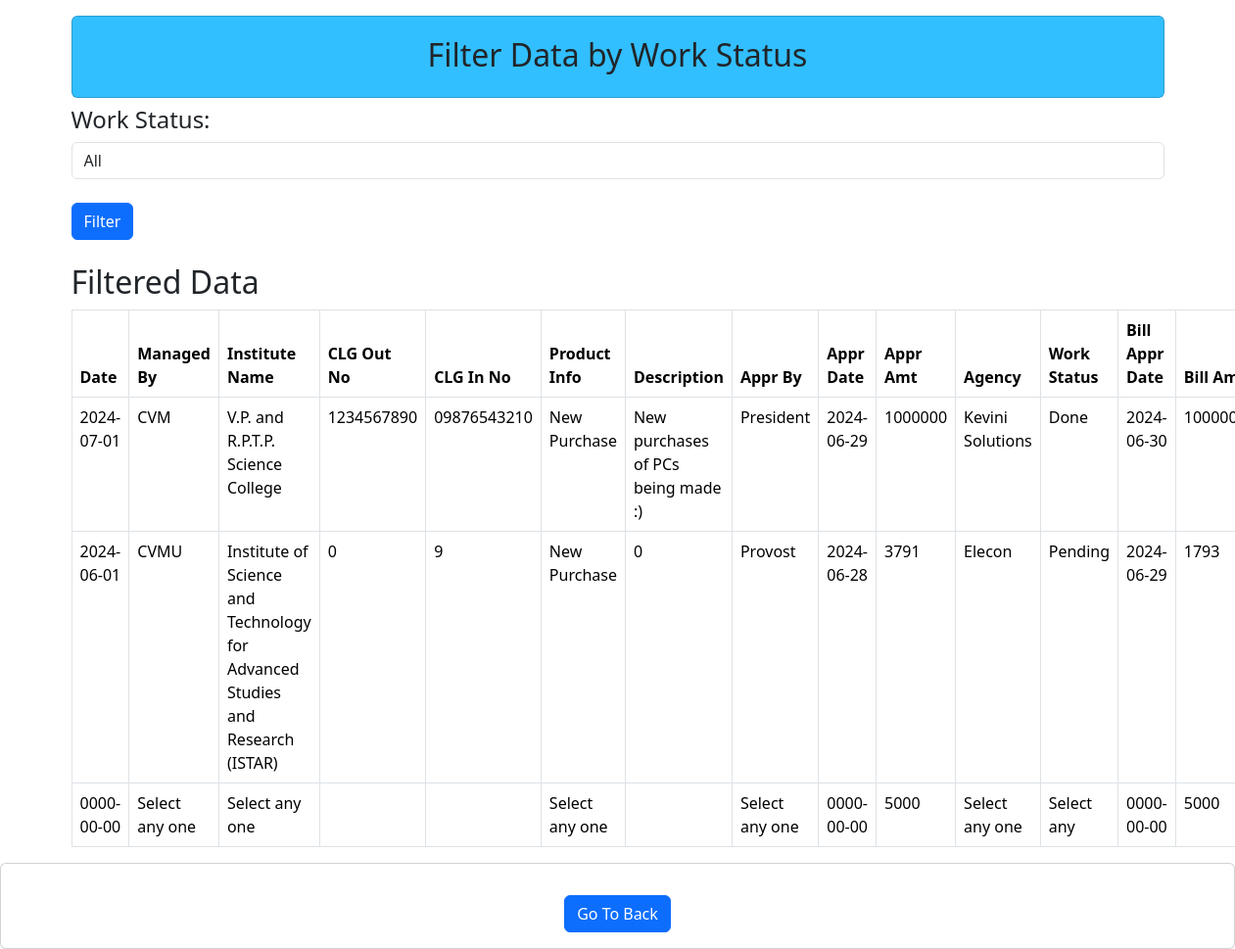
The page /filters.php on the database as committed earlier.
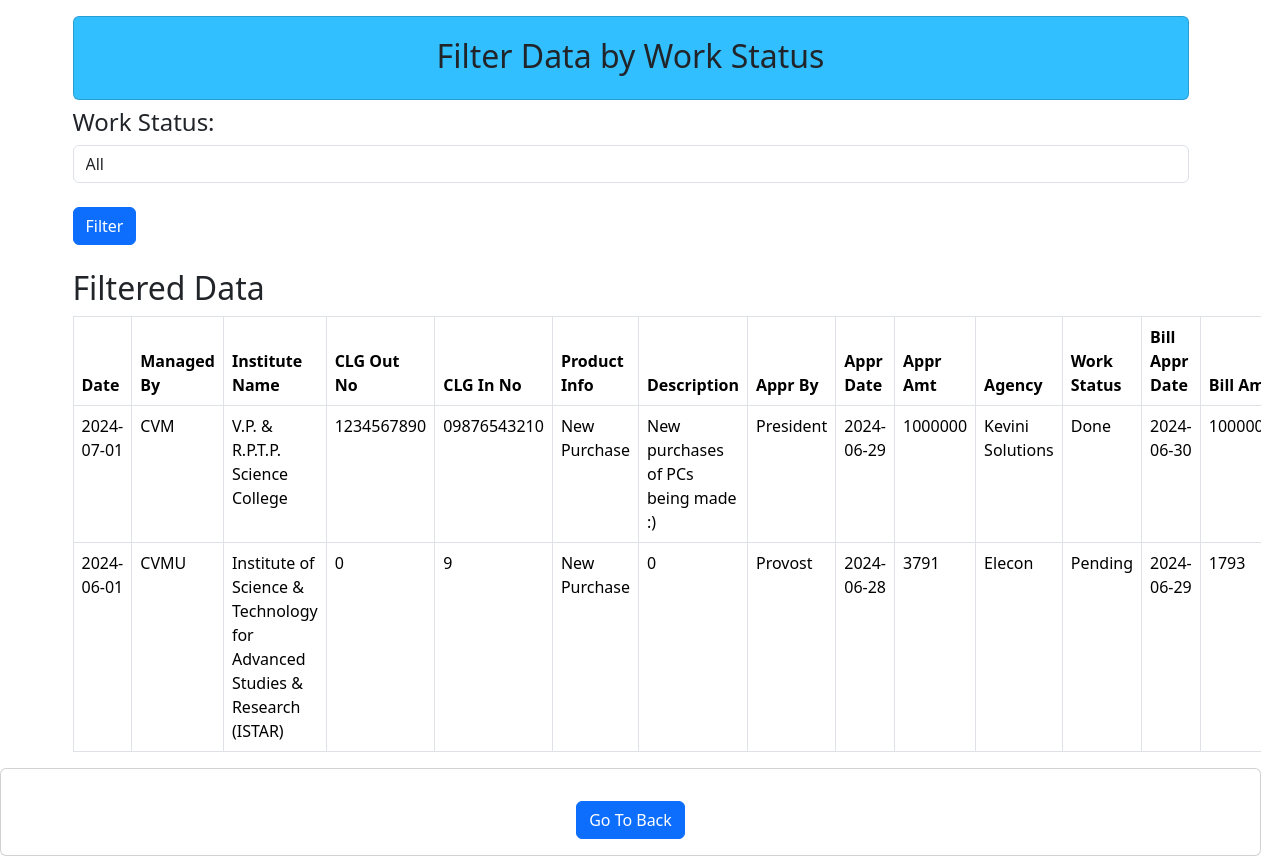
The same page on the database as committed later.
### tables this page shows
CREATE TABLE `data` (
  `id` int(11) NOT NULL,
  `date` date NOT NULL,
  `managed_by` varchar(20) NOT NULL,
  `institute_name` varchar(2048) NOT NULL,
  `clg_out_no` varchar(128) NOT NULL,
  `clg_in_no` varchar(128) NOT NULL,
  `product_info` varchar(30) NOT NULL,
  `description` varchar(5000) NOT NULL,
  `appr_by` varchar(30) NOT NULL,
  `appr_date` date NOT NULL,
  `appr_amt` bigint(10) NOT NULL,
  `agency` varchar(50) NOT NULL,
  `work_status` varchar(10) NOT NULL,
  `bill_appr_date` date NOT NULL,
  `bill_amt` bigint(10) NOT NULL,
  `created_at` date NOT NULL DEFAULT current_timestamp()
);

### filters2.php (the view, shortened to what this page needs)
<?php
require "./PHP/connection.php";
$sql = "SELECT * FROM data WHERE 1=1";
$result = $conn->query($sql);
if ($result->num_rows > 0) {
	while ($row = $result->fetch_assoc()) {
		echo "<tr>";
		echo "<td>" . $row["date"] . "</td>";
		echo "<td>" . $row["managed_by"] . "</td>";
		echo "<td>" . $row["institute_name"] . "</td>";
		echo "<td>" . $row["clg_out_no"] . "</td>";
		echo "<td>" . $row["clg_in_no"] . "</td>";
		echo "<td>" . $row["product_info"] . "</td>";
		echo "<td>" . $row["description"] . "</td>";
		echo "<td>" . $row["appr_by"] . "</td>";
		echo "<td>" . $row["appr_date"] . "</td>";
		echo "<td>" . $row["appr_amt"] . "</td>";
		echo "<td>" . $row["agency"] . "</td>";
		echo "<td>" . $row["work_status"] . "</td>";
		echo "<td>" . $row["bill_appr_date"] . "</td>";
		echo "<td>" . $row["bill_amt"] . "</td>";
		echo "</tr>";
	}
} else {
	echo "<tr><td colspan='14'>No data available</td></tr>";
}
?>

### filters.php (shortened to what this page needs)
<!DOCTYPE html>
<html lang="en">
<head>
    <link href="assets/vendor/bootstrap/css/bootstrap.min.css" rel="stylesheet">
</head>
<body>
    <div class="container">
        <div class="row mt-3">
            <div class="col-lg-12-center">
                <div class="card" style="background-color:#32bfff">
                    <div class="card-body mt-1">
                        <div class="text-center">
                            <h2> Filter Data by Work Status </h2>
                        </div>
                    </div>
                </div>
            </div>
        </div>
        <form method="GET" action="filters.php">
            <div class="form-group mt-2">
                <label for="work_status"><h4>Work Status:</h4></label>
                <select name="work_status" id="work_status" class="form-control">
                    <option value="">All</option>
                </select>
            </div><br>
            <button type="submit" class="btn btn-primary">Filter</button>
        </form>
        <br>
        <h2>Filtered Data</h2>
        <table class="table table-bordered">
            <thead>
                <tr>
                    <th>Date</th>
                    <th>Managed By</th>
                    <th>Institute Name</th>
                    <th>CLG Out No</th>
                    <th>CLG In No</th>
                    <th>Product Info</th>
                    <th>Description</th>
                    <th>Appr By</th>
                    <th>Appr Date</th>
                    <th>Appr Amt</th>
                    <th>Agency</th>
                    <th>Work Status</th>
                    <th>Bill Appr Date</th>
                    <th>Bill Amt</th>
                </tr>
            </thead>
            <tbody>
                <?php include 'filters2.php'; ?>
            </tbody>
        </table>
    </div>
    <div class="row mt-3">
            <div class="col-lg-12">
                <div class="card">
                    <div class="card-body mt-3">
                        <div class="text-center">
                            <div class="col-lg-4-center">
                                <a href="new_entry.php" class="btn btn-primary" role="button">Go To Back</a>
                            </div>
                        </div>
                    </div>
                </div>
            </div>
        </div>
</body>
</html>

Rows that differ between the two databases and show on the page:
removed data: date "0000-00-00", managed_by "Select any one", institute_name "Select any one", product_info "Select any one", appr_by "Select any one", appr_date "0000-00-00", appr_amt "5000", agency "Select any one", work_status "Select any", bill_appr_date "0000-00-00", bill_amt "5000"
changed data "CVM": institute_name "V.P. and R.P.T.P. Science College" → "V.P. & R.P.T.P. Science College"
changed data "CVMU": institute_name "Institute of Science and Technology for Advanced Studies and Research (ISTAR)" → "Institute of Science & Technology for Advanced Studies & Research (ISTAR)"
